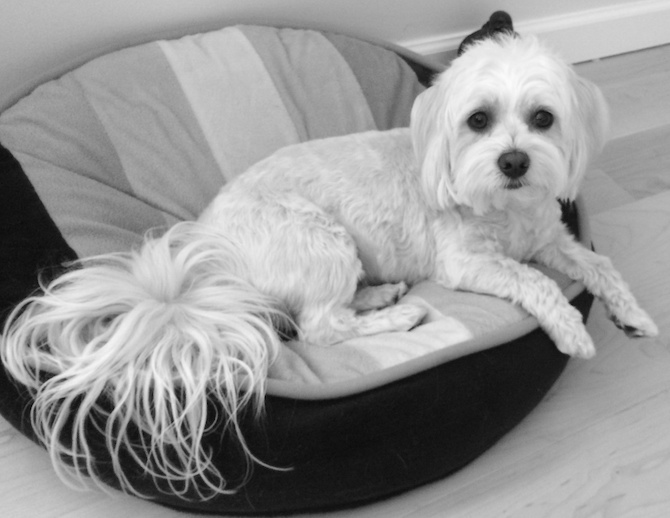
%> input picture Tovi_BW.JPG, 670 x 518 px
$ octave --eval "result = CV_segmentation(imread('Tovi_BW.JPG'));"   (GNU Octave 9; MATLAB toolbox functions it lacks are replaced by stand-ins)
%> lines starting %> are read from the running program, lines starting %| are printed output that depends on the picture; in (x1, y1, x2, y2) boxes, pixels count from 0 and x2, y2 are one past the last pixel; in counts of white or black regions, pixels touching at a corner belong together; the program's own positions count from 1
### Heaviside.m
function [ H ] = Heaviside( x , eps)
% Numerical (smooth) Heaviside function:
%                  { 1                                               x > eps
% H_eps(x) = { 0                                               x < - eps
%                  { 0.5*(1+(2/pi)*arctan(x/eps))       |x| <= eps

if nargin == 1
    eps = 1;
end

H = zeros(size(x));

H( abs(x) <= eps) = 0.5*(1+(2/pi)*atan(x(abs(x)<=eps)/eps)) ;
H( x > eps) = 1;
% H(x<-eps) = 0 by default

end

### Delta.m
function [ D ] = Delta( x , eps)
% Numerical (smooth) Heaviside function:
%
% Delta_eps(x) = (1/pi) * ( eps/(eps^2+x^2))

if nargin == 1
    eps = 2;
end

D = (abs(x)<eps).*(1/pi) .* ( eps./ (eps^2 + x.^2));

end

### CV_segmentation.m
function phi = CV_segmentation(Img)

% CV_bw: Chan Vese segmentation
%                   for black and white (i.e. single channel) images
% inputs:
%               Img: the image to be segmented
% outputs:
%               phi: the 3d level set function where the zero level set
%               represent the 2d image segmentation
% CreateImage4;
% Img_2D   = double(image_created);
% Img_2D  = (double(rgb2gray( Img_2D )   ));

% Img_path = 'Images/Shapes/s_all_water1.png';
% Img_path = 'Images/Shapes/c2_1.png';
% Img  = (double(rgb2gray(imread(Img_path))));


image_code = 3;
noise = 145;

n1 = size(Img,1);
%> n1 = 518
n2 = size(Img,2) ;
%> n2 = 670
n = n1;
%> n = 518
m = n2;
%> m = 670

% Img = Create_Seg_Image(image_code, noise, m, n);


[rr, cc] = meshgrid(1:size(Img,2), 1:size(Img,1));
C = sqrt((rr-size(Img,2)/2).^2+(cc-size(Img,1)/2).^2)<= 0.75*max(size(Img))/2;

% C = sqrt((rr-size(Img_2D,2)/2).^2+(cc-size(Img_2D,1)/2).^2)<= 50;

level_set_offset = 2;

phi = bwdist(C)-(bwdist(1-C)) -0.5;
% mean_in = mean(Img(phi<=-level_set_offset));
% mean_out = mean(Img(phi >level_set_offset));

mean_out = sum(sum(Img.*Heaviside(phi)))/(sum(sum(Heaviside(phi)))+1e-14);
%> in Heaviside, `H( abs(x) <= eps) = 0.5*(1+(2/pi)*atan(x(abs(x)<=eps)/eps)) ;`:
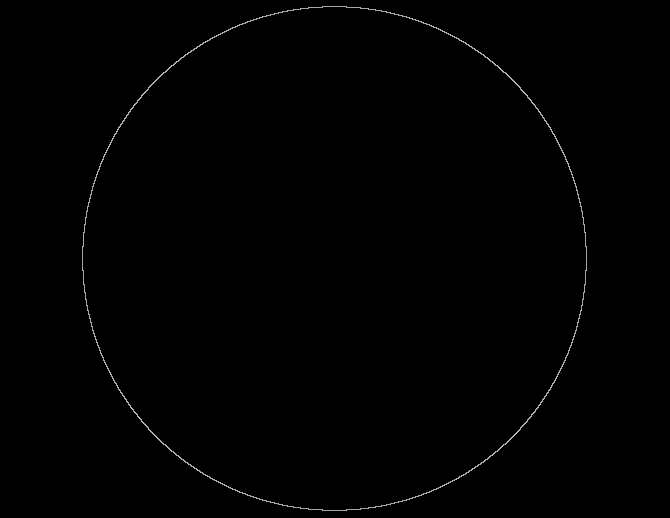
%> H: size 518x670 double; min 0, max 0.736, mean 0.00391
%> in Heaviside, `H( x > eps) = 1;`:
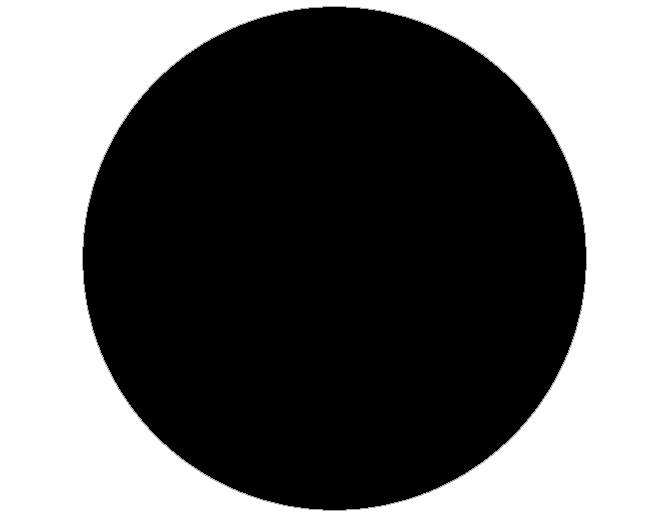
%> H: size 518x670 double; min 0, max 1, mean 0.427
%> mean_out = [150.8 150.8 150.8]
mean_in = sum(sum(Img.*(1-Heaviside(phi))))/(sum(sum((1-Heaviside(phi))))+1e-14);
%> mean_in = [149.6 149.6 149.6]


%% Vectorized version of the Bhattacharyya Segmentation

num_iters = 1000;
phi_old = zeros(size(phi));
iterations = 1;
dt = 0.1;
alpha = 1;

[m,n] = size(phi);
%> m = 518; n = 670
dx = 1;
dy = 1;
Ux = zeros(size(phi));
Uy = zeros(size(phi));
Uxy = zeros(size(phi));
Uxx = zeros(size(phi));
Uyy = zeros(size(phi));

while norm(phi-phi_old) > 1e-1 && iterations < num_iters

% [15 lines of commented-out code are left out]
    Uxx(2:m-1,2:n-1) = ( phi(3:m,2:n-1) - 2*phi(2:m-1,2:n-1) + phi(1:m-2,2:n-1))./(dx^2);
    Uyy(2:m-1,2:n-1) = ( phi(2:m-1,3:n) - 2*phi(2:m-1,2:n-1) + phi(2:m-1,1:n-2))./(dy^2);
    Uxy(2:m-1,2:n-1) = ( phi(3:m,3:n) - phi(1:m-2,3:n) + phi(1:m-2,1:n-2) - phi(3:m,1:n-2))./(4*dx*dy);
    Uy(2:m-1,2:n-1) = ( phi(2:m-1,3:n) - phi(2:m-1,1:n-2))./(2*dy);
    Ux(2:m-1,2:n-1) = ( phi(3:m,2:n-1) - phi(1:m-2,2:n-1))./(2*dx);
    curvature = (Uxx .* Uy.^2 - 2*Uxy.*Ux.*Uy + Uyy.*Ux.^2)./((Ux.^2 + Uy.^2 + 1e-14).^(2/2));


%     mean_in = mean(Img(phi<=-level_set_offset));
%     mean_out = mean(Img(phi >level_set_offset));

    mean_out = sum(sum(Img.*Heaviside(phi)))/(sum(sum(Heaviside(phi)))+1e-14);
    mean_in = sum(sum(Img.*(1-Heaviside(phi))))/(sum(sum((1-Heaviside(phi))))+1e-14);


    phi_old = phi;
    phi = phi - Delta(phi)*dt.*( ( (double(Img) - mean_out).^2 - (double(Img)-mean_in).^2 ).*sqrt(Ux.^2+Uy.^2) - alpha*curvature);%/max(max(abs(curvature)));

    mask_in = (phi <= 0);
    mask_out = 1-mask_in;
    phi = double(double(bwdist(mask_in)) + (1-double(bwdist(mask_out)))) - 0.5;


    iterations = iterations + 1;

end
%> this loop made 1 pass
%> (mean_out, mean_in) on pass 1: ([150.8 150.8 150.8], [149.6 149.6 149.6])
%> pass 1, in CV_segmentation, `phi = phi - Delta(phi)*dt.*( ( (double(Img) - mean_out).^2 - (double(I..`:
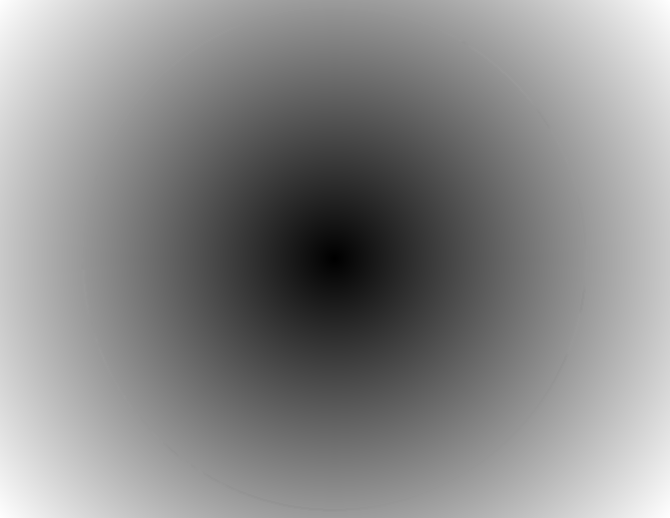
%> phi: size 518x670x3 single; min -251.8, max 171.8, mean -23.4; drawn with min black and max white
%> pass 1, in CV_segmentation, `mask_in = (phi <= 0);`:
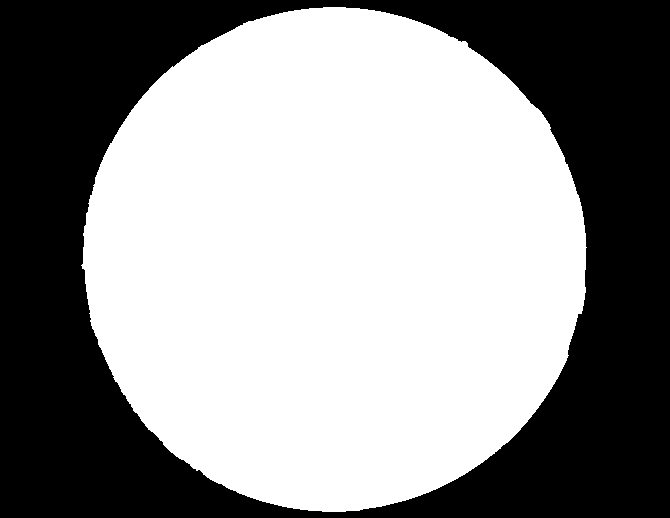
%> mask_in: size 518x670x3 logical; 57.4% white; 1 black region, box (x1, y1, x2, y2) and area: (0, 0, 670, 518) 147907
%> pass 1, in CV_segmentation, `phi = double(double(bwdist(mask_in)) + (1-double(bwdist(mask_out)))) -..`:
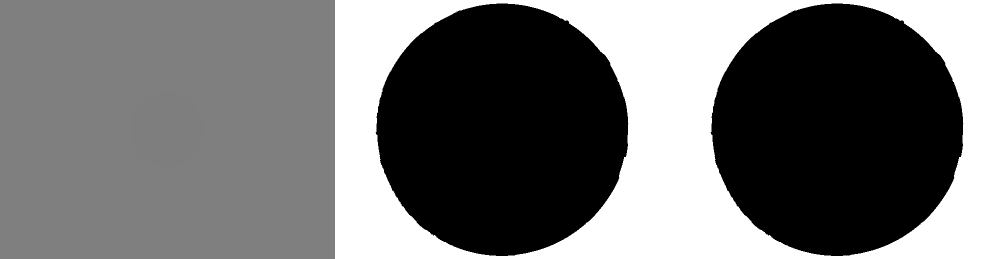
%> phi: size 518x2010 double (shown at 1/2 size); min -45254.3, max 45255.3, mean -4462.1; drawn with min black and max white

        offset_phi = phi + level_set_offset;
        figure(1)
        imshow(uint8(Img),'InitialMagnification',65); hold on;
        [c,h] = contour(offset_phi,[1,1],'y'); set(h,'LineWidth',4); hold off;
        set(gcf,'Color','w'); axis off; drawnow;
        title('Final Segmentation');
%         title(strcat('mean value ins: ' , num2str(mean_in), ', mean value out: ' , num2str(mean_out)))


% integral((I-J)^2)+ integral( || grad(J)||^2), J approximates I, J is
% smooth
% Chan Vese:
% integral( (I-mu_out)^2, over omega_out)) + integral( (I-mu_un)^2, over omega_in))
%
% Variance: E(x^2 - (E(x))^2) = variance = E(x^2) - (E(x))^2 = E(x^2) when mean is zero
%> (the run ends here)
